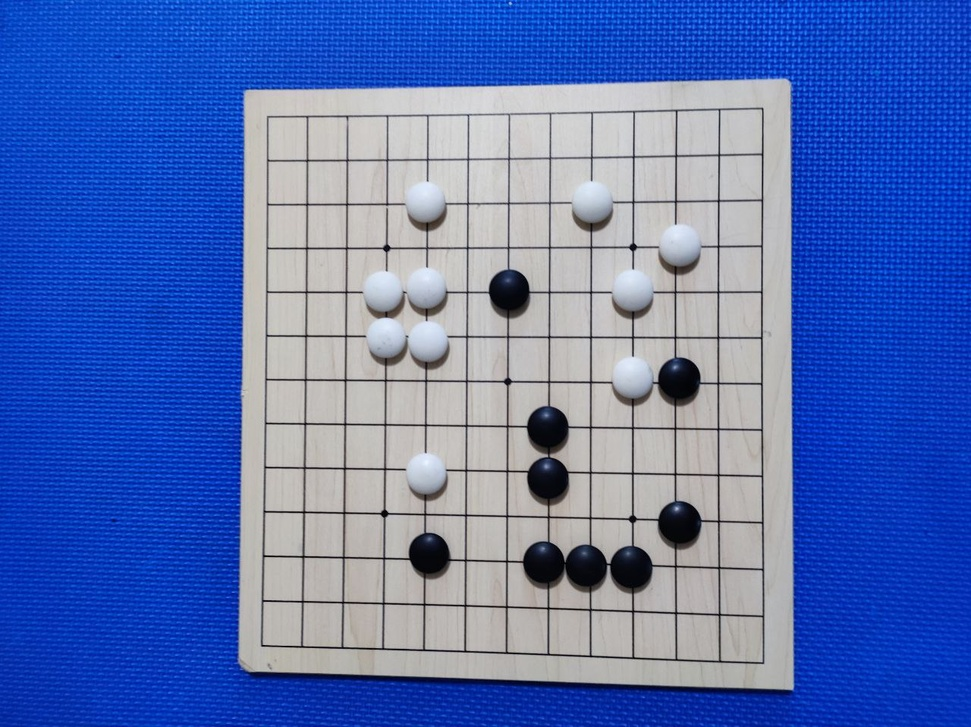
#> input picture pic/13x13/1.jpg, 971 x 727 px, shrunk from 1280 x 958 before the run
$ python removebg.py
#> lines starting #> are read from the running program, lines starting #| are printed output that depends on the picture; after the words box and inside, x2 and y2 are one past the last pixel; in counts of white or black regions, pixels touching at a corner belong together
import cv2
import numpy as np

# 读取图片
pic_file = r'pic/13x13/1.jpg'

image = cv2.imread(pic_file)
#> image is the input picture: shape (727, 971, 3); mean B, G, R 180.2, 112.6, 85.9

cv2.imshow('原始圖檔', image)
cv2.waitKey(0)

# 转换为 HSV 色彩空间
hsv = cv2.cvtColor(image, cv2.COLOR_BGR2HSV)
#> hsv: shape (727, 971, 3); mean H, S, V 84.1, 136.5, 182.3

cv2.imshow('HSV 色彩空间', hsv)
cv2.waitKey(0)
# 定义蓝色的 HSV 范围 (可根据具体图片调整)
lower_blue = np.array([100, 50, 50])  # 蓝色下界
upper_blue = np.array([140, 255, 255])  # 蓝色上界

# 创建蓝色遮罩
mask = cv2.inRange(hsv, lower_blue, upper_blue)
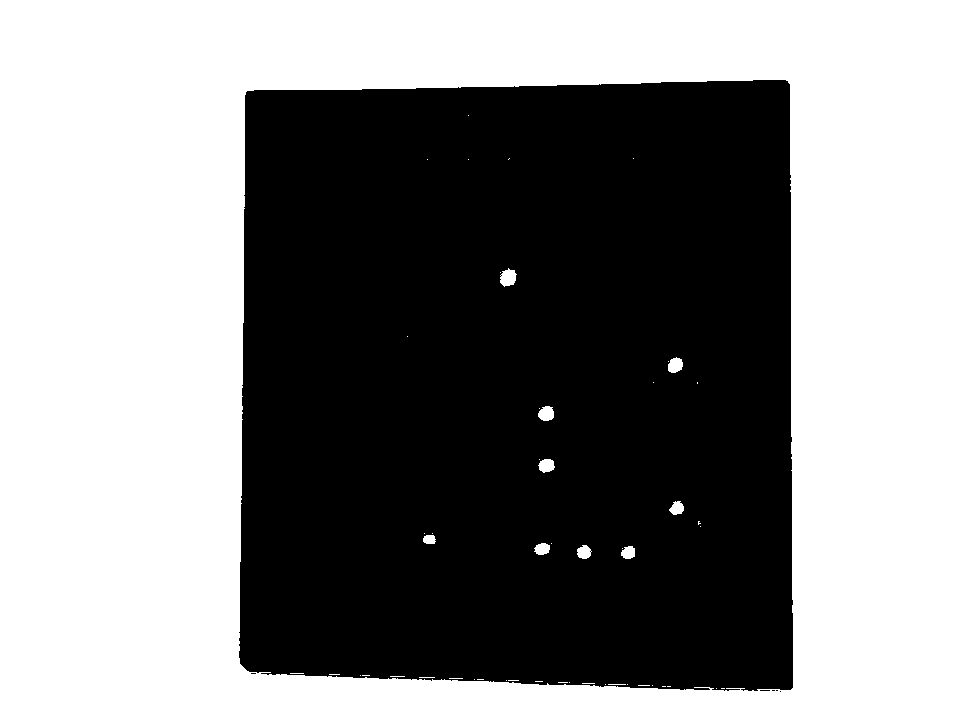
#> mask: shape (727, 971); 53.9% white; 6 black regions (5 under 20 px), largest, box (x1, y1, x2, y2) and area: (239, 80, 793, 691) 325749

# 反转遮罩（保留非蓝色部分）
mask_inv = cv2.bitwise_not(mask)

# 应用遮罩，保留原图中的非蓝色部分
result = cv2.bitwise_and(image, image, mask=mask_inv)
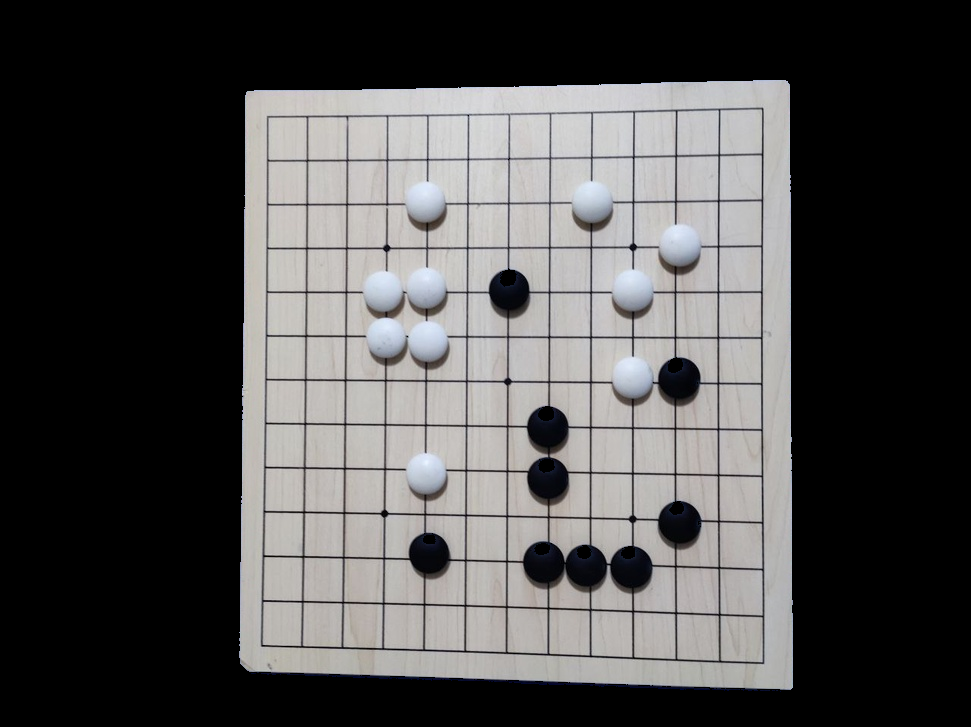
#> result: shape (727, 971, 3); mean B, G, R 79, 79.2, 80.2

# 如果需要生成透明背景的 PNG 文件
b, g, r = cv2.split(result)  # 拆分通道
alpha = mask_inv  # 将反转的遮罩作为 alpha 通道
rgba = cv2.merge([b, g, r, alpha])  # 合并成带透明通道的图像

# 保存结果
cv2.imwrite("output.png", rgba)

print("蓝底去除完成，结果保存在 output.png")

$ run again, with pic/13x13/10.jpg copied over pic/13x13/1.jpg
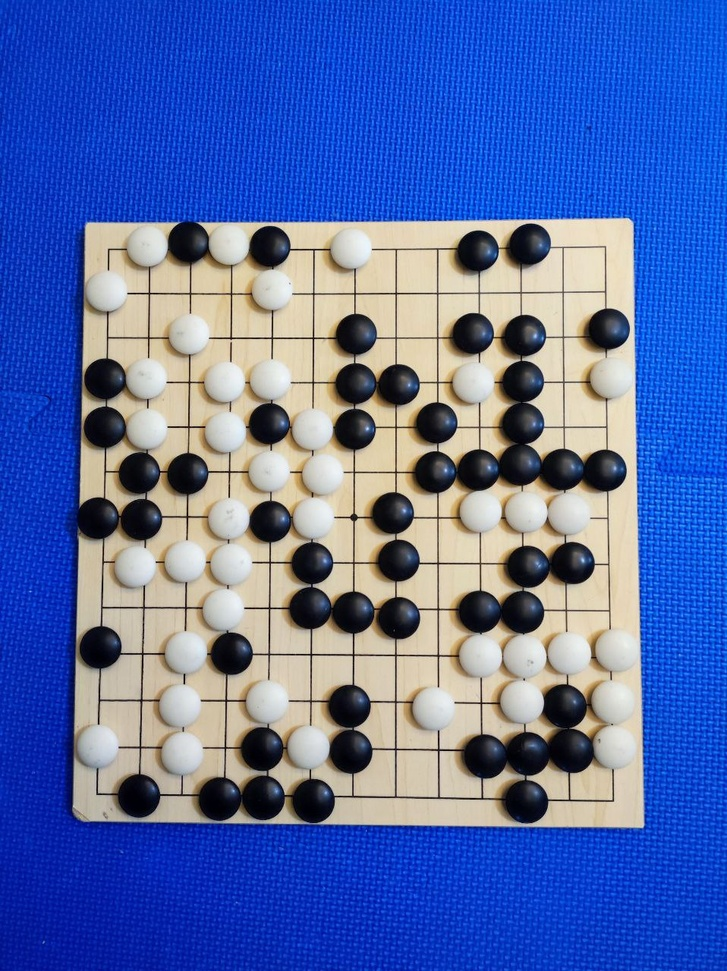
#> input picture pic/13x13/10.jpg, 727 x 971 px, shrunk from 958 x 1280 before the run
#> image is the input picture: shape (971, 727, 3); mean B, G, R 171, 107.4, 83.8
#> hsv: shape (971, 727, 3); mean H, S, V 79.4, 154.6, 183.8
#> `mask = cv2.inRange(hsv, lower_blue, upper_blue)`:
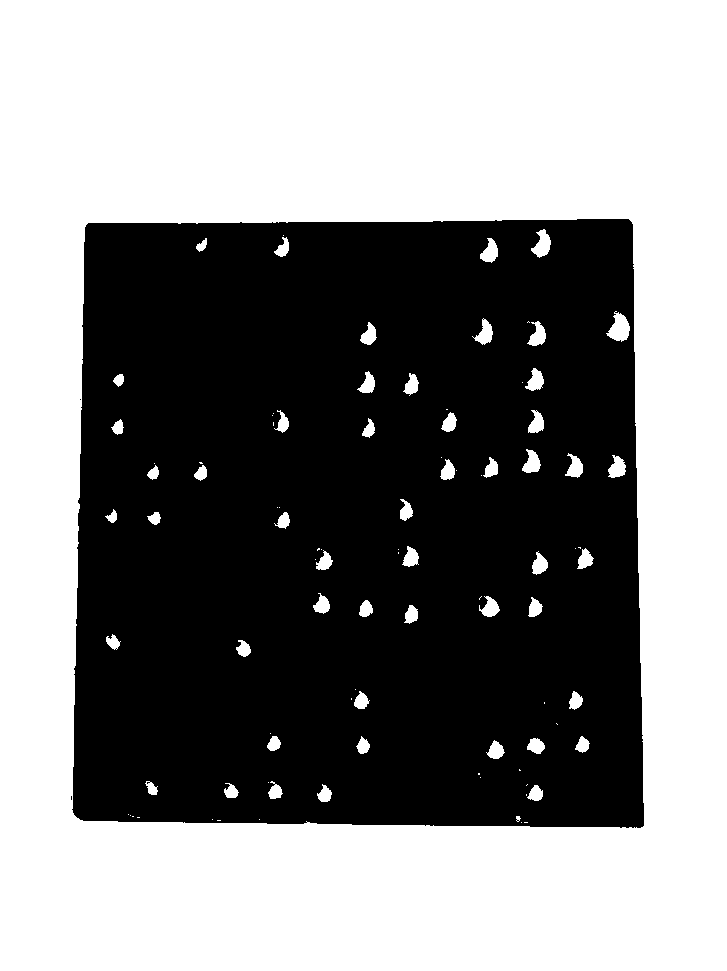
#> mask: shape (971, 727); 53.7% white; 3 black regions (2 under 20 px), largest, box (x1, y1, x2, y2) and area: (72, 219, 644, 828) 326970
#> `b, g, r = cv2.split(result)`:
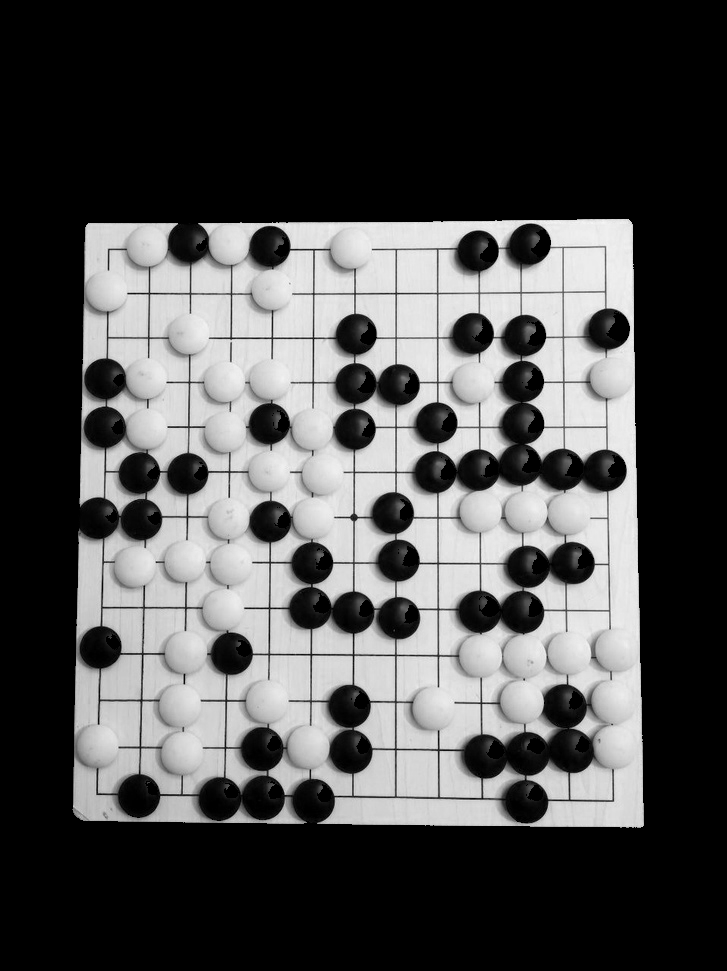
#> r: shape (971, 727); min 0, max 247, mean 77.1

$ run again, with pic/13x13/11.jpg copied over pic/13x13/1.jpg
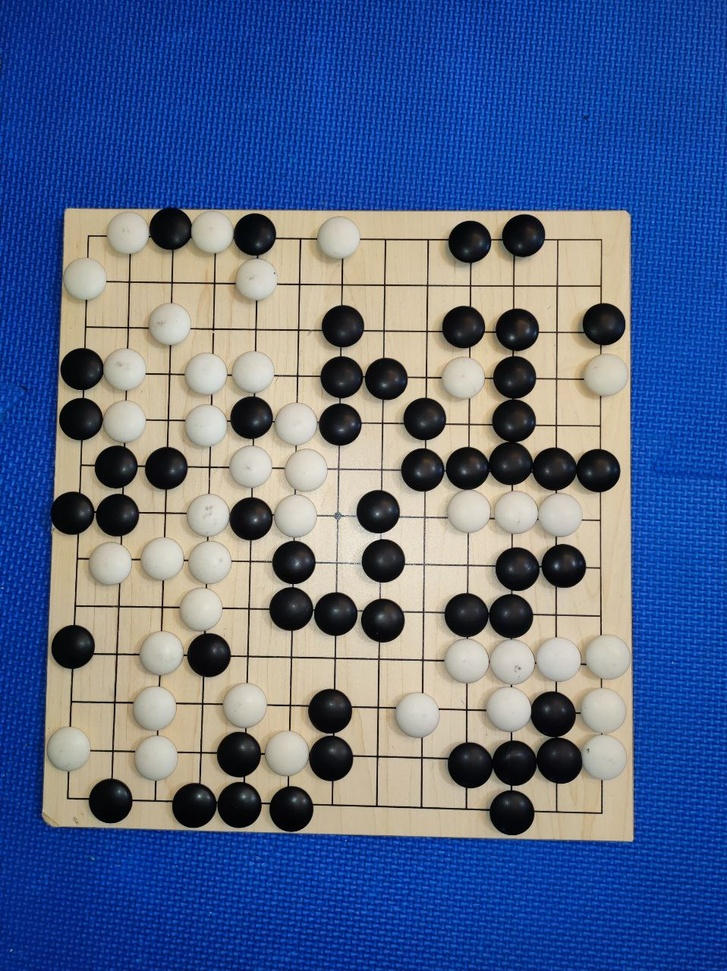
#> input picture pic/13x13/11.jpg, 727 x 971 px, shrunk from 958 x 1280 before the run
#> image is the input picture: shape (971, 727, 3); mean B, G, R 141.6, 104.9, 87.1
#> hsv: shape (971, 727, 3); mean H, S, V 71.7, 143.3, 156.4
#> `mask = cv2.inRange(hsv, lower_blue, upper_blue)`:
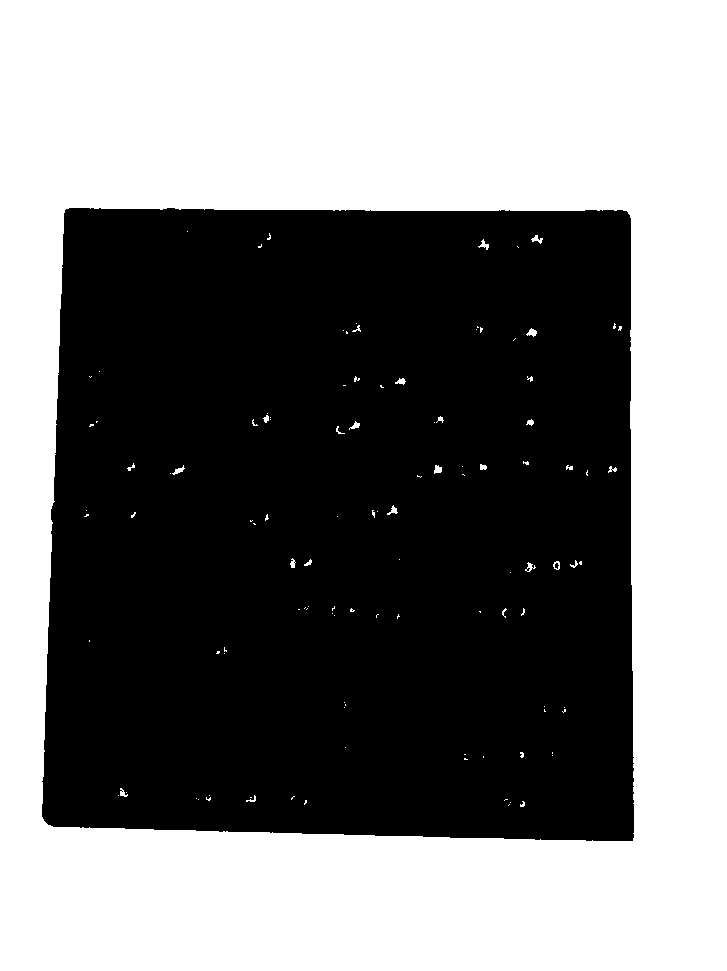
#> mask: shape (971, 727); 49% white; 113 white regions (86 under 20 px), largest, box (x1, y1, x2, y2) and area: (0, 0, 727, 971) 344612, (526, 328, 537, 337) 56, (434, 465, 442, 474) 52
#> `b, g, r = cv2.split(result)`:
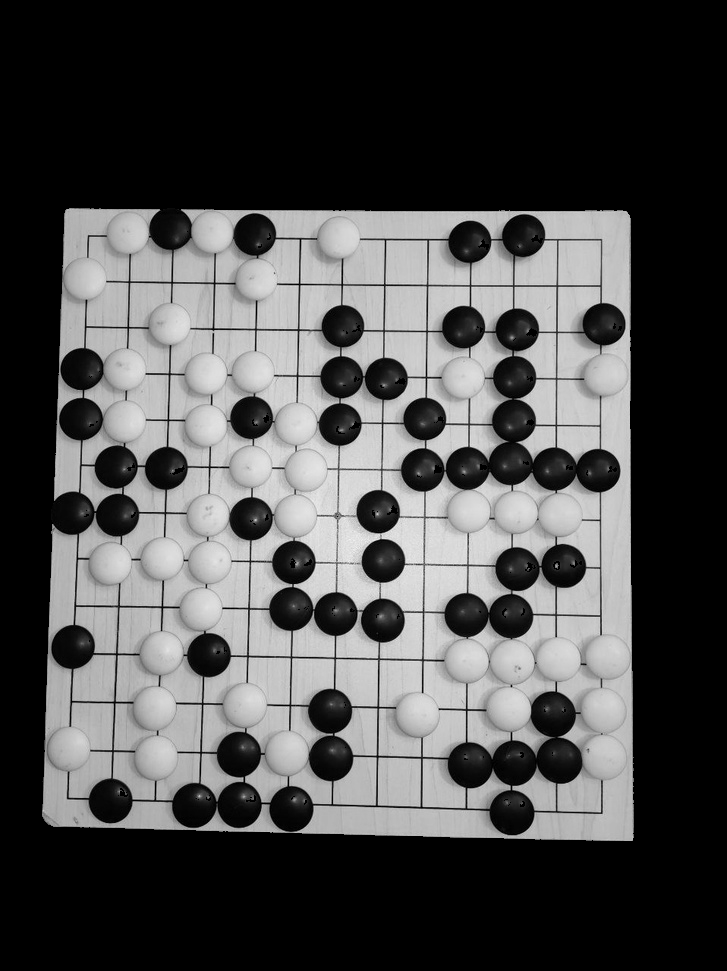
#> g: shape (971, 727); min 0, max 244, mean 76
